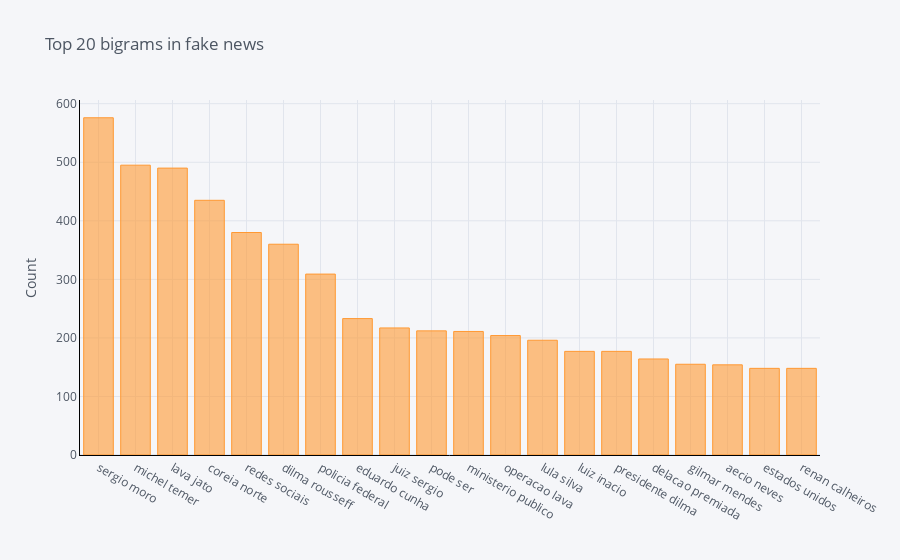

The code cell stored with this chart in its notebook:
### Code cell
common_bigrams_fake = get_top_n_bigram(df.loc[df['label'] == 'fake']['preprocessed_news'], 20)
dfbf = pd.DataFrame(common_bigrams_fake, columns = ['preprocessed_news' , 'count'])
dfbf.groupby('preprocessed_news').sum()['count'].sort_values(ascending=False).iplot(
    kind='bar', 
    yTitle='Count', 
    linecolor='black', 
    title='Top 20 bigrams in fake news')

### Figure 1 — Plotly figure (JSON) as saved in the notebook; plotly's stock layout.template omitted (floating-point values rounded to 4 significant figures)
{"data": [{"marker": {"color": "rgba(255, 153, 51, 0.6)", "line": {"color": "rgba(255, 153, 51, 1.0)", "width": 1}}, "name": "count", "orientation": "v", "text": "", "type": "bar", "x": ["sergio moro", "michel temer", "lava jato", "coreia norte", "redes sociais", "dilma rousseff", "policia federal", "eduardo cunha", "juiz sergio", "pode ser", "ministerio publico", "operacao lava", "lula silva", "luiz inacio", "presidente dilma", "delacao premiada", "gilmar mendes", "aecio neves", "estados unidos", "renan calheiros"], "y": [576, 495, 490, 435, 380, 360, 309, 233, 217, 212, 211, 204, 196, 177, 177, 164, 155, 154, 148, 148]}], "layout": {"legend": {"bgcolor": "#F5F6F9", "font": {"color": "#4D5663"}}, "paper_bgcolor": "#F5F6F9", "plot_bgcolor": "#F5F6F9", "title": {"font": {"color": "#4D5663"}, "text": "Top 20 bigrams in fake news"}, "xaxis": {"gridcolor": "#E1E5ED", "linecolor": "black", "showgrid": true, "tickfont": {"color": "#4D5663"}, "title": {"font": {"color": "#4D5663"}, "text": ""}, "zerolinecolor": "#E1E5ED"}, "yaxis": {"gridcolor": "#E1E5ED", "linecolor": "black", "showgrid": true, "tickfont": {"color": "#4D5663"}, "title": {"font": {"color": "#4D5663"}, "text": "Count"}, "zerolinecolor": "#E1E5ED"}}}
